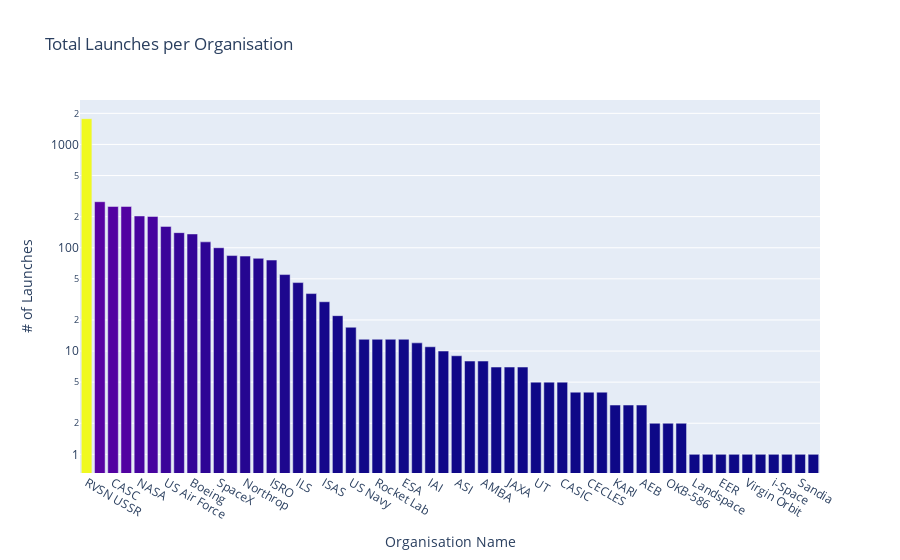

Write notebook code for a chart like this one.
### Code cell
plt.figure(figsize=(16,8), dpi=200)
bar_org = px.bar(df_LaunchCop, 
                 x=df_LaunchCop.index, 
                 y=df_LaunchCop.values, 
                 color=df_LaunchCop.values, 
                 color_continuous_scale='plasma',
                 height=500,
                 title='Total Launches per Organisation')
bar_org.update_layout(xaxis_title='Organisation Name', 
                     yaxis_title='# of Launches', 
                     coloraxis_showscale=False,
                     yaxis=dict(type='log'))
                    
bar_org.show()

### Figure 1 — Plotly figure (JSON) as saved in the notebook; plotly's stock layout.template omitted (floating-point values rounded to 4 significant figures)
{"data": [{"alignmentgroup": "True", "hovertemplate": "Organisation=%{x}<br>y=%{y}<br>color=%{marker.color}<extra></extra>", "legendgroup": "", "marker": {"color": [1777, 279, 251, 251, 203, 201, 161, 140, 136, 114, 100, 84, 83, 79, 76, 55, 46, 36, 30, 22, 17, 13, 13, 13, 13, 12, 11, 10, 9, 8, 8, 7, 7, 7, 5, 5, 5, 4, 4, 4, 3, 3, 3, 2, 2, 2, 1, 1, 1, 1, 1, 1, 1, 1, 1, 1], "coloraxis": "coloraxis", "pattern": {"shape": ""}}, "name": "", "offsetgroup": "", "orientation": "v", "showlegend": false, "textposition": "auto", "type": "bar", "x": ["RVSN USSR", "Arianespace", "CASC", "General Dynamics", "NASA", "VKS RF", "US Air Force", "ULA", "Boeing", "Martin Marietta", "SpaceX", "MHI", "Northrop", "Lockheed", "ISRO", "Roscosmos", "ILS", "Sea Launch", "ISAS", "Kosmotras", "US Navy", "ISA", "Rocket Lab", "Eurockot", "ESA", "Blue Origin", "IAI", "ExPace", "ASI", "CNES", "AMBA", "MITT", "JAXA", "Land Launch", "UT", "KCST", "CASIC", "Exos", "CECLES", "Arm??e de l'Air", "KARI", "SRC", "AEB", "RAE", "OKB-586", "Yuzhmash", "Landspace", "Douglas", "EER", "Starsem", "Virgin Orbit", "IRGC", "i-Space", "OneSpace", "Sandia", "Khrunichev"], "xaxis": "x", "y": [1777, 279, 251, 251, 203, 201, 161, 140, 136, 114, 100, 84, 83, 79, 76, 55, 46, 36, 30, 22, 17, 13, 13, 13, 13, 12, 11, 10, 9, 8, 8, 7, 7, 7, 5, 5, 5, 4, 4, 4, 3, 3, 3, 2, 2, 2, 1, 1, 1, 1, 1, 1, 1, 1, 1, 1], "yaxis": "y"}], "layout": {"autosize": true, "barmode": "relative", "coloraxis": {"colorbar": {"title": {"text": "color"}}, "colorscale": [[0, "#0d0887"], [0.1111, "#46039f"], [0.2222, "#7201a8"], [0.3333, "#9c179e"], [0.4444, "#bd3786"], [0.5556, "#d8576b"], [0.6667, "#ed7953"], [0.7778, "#fb9f3a"], [0.8889, "#fdca26"], [1, "#f0f921"]], "showscale": false}, "legend": {"tracegroupgap": 0}, "title": {"text": "Total Launches per Organisation"}, "xaxis": {"anchor": "y", "autorange": true, "domain": [0, 1], "range": [-0.5, 55.5], "title": {"text": "Organisation Name"}, "type": "category"}, "yaxis": {"anchor": "x", "autorange": true, "domain": [0, 1], "range": [-0.1805, 3.43], "title": {"text": "# of Launches"}, "type": "log"}}}
